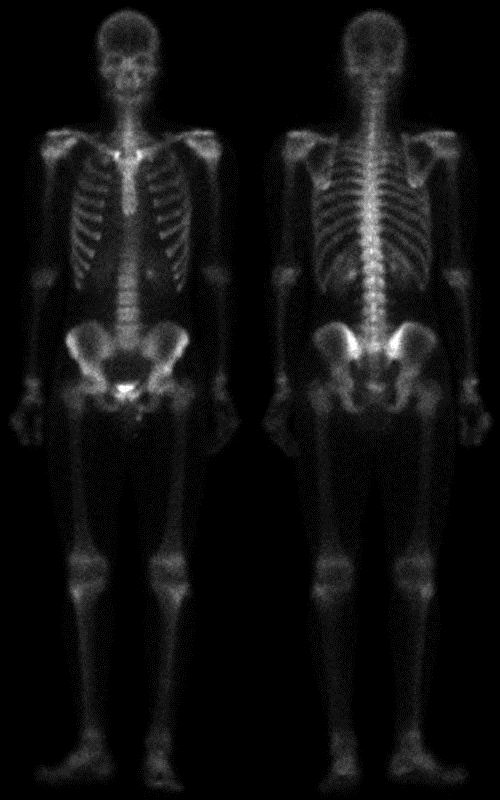
#> input picture Image_Processing/HW02/HW2_test_image/skeleton_orig.bmp, 500 x 800 px; its folder holds only this picture in this run
$ python main.py
#> lines starting #> are read from the running program, lines starting #| are printed output that depends on the picture; after the words box and inside, x2 and y2 are one past the last pixel; in counts of white or black regions, pixels touching at a corner belong together
### Image_Processing/HW02/frequency_image_enhancement.py
import math
import numpy as np


# [120 lines of commented-out code are left out]


def dft2d(a: np.ndarray, s=None, axes=(-2, -1), norm=None) -> np.ndarray:
    return np.fft.fft2(a, s=s, axes=axes, norm=norm)


def idft2d(a: np.ndarray, s=None, axes=(-2, -1), norm=None) -> np.ndarray:
    return np.fft.ifft2(a, s=s, axes=axes, norm=norm)


def fftshift(x: np.ndarray, axes: int | tuple = None) -> np.ndarray:
    # np.fft.fftshift(x, axes=axes)
    dim = x.ndim
    is_tuple = True if type(axes) == tuple else False
    result = x.copy()
    for i in range(dim):
        if axes is not None:
            if is_tuple:
                if i not in axes:
                    continue
            else:
                if i != axes:
                    continue
        center = math.ceil(x.shape[i] / 2)
        tail = result.take(np.arange(center, x.shape[i]), axis=i)
        front = result.take(np.arange(0, center), axis=i)
        result = np.concatenate((tail, front), axis=i)
    return result


def ifftshift(x: np.ndarray, axes: int | tuple = None) -> np.ndarray:
    # np.fft.ifftshift(x, axes=axes)
    dim = x.ndim
    is_tuple = True if type(axes) == tuple else False
    result = x.copy()
    for i in range(dim):
        if axes is not None:
            if is_tuple:
                if i not in axes:
                    continue
            else:
                if i != axes:
                    continue
        center = math.floor(x.shape[i] / 2)
        tail = result.take(np.arange(center, x.shape[i]), axis=i)
        front = result.take(np.arange(0, center), axis=i)
        result = np.concatenate((tail, front), axis=i)
    return result


def calspec(img_freq: np.ndarray) -> np.ndarray:
    # Calculate Magnitude Spectrum
    spectrum = np.abs(img_freq)
    spectrum = np.log(spectrum + 1)  # To prevent log(0) = -NaN
    spectrum = spectrum / spectrum.max()  # Normalize to [0, 1]
    spectrum = 255 * spectrum  # Transfer back to [0, 255]
    spectrum = spectrum.astype(np.uint8)
    return spectrum

### Image_Processing/HW02/main.py
import math

import cv2
import frequency_image_enhancement as fie
import glob
import numpy as np
import os
import shutil
import spatial_image_enhancement as sie
import sys
from bcolors import Bcolors

# ----- hyper parameters ------
is_show = True
# For Ideal Low Pass Filter and Ideal High Pass Filter
# This value determine the ratio of min(height / 2, width / 2)
# This value must not greater than 1
radius_ratio = 0.8
# The value "A" for high-boost filter.
# This value must greater than 1
high_boost_A = 3
src_folder = "./HW2_test_image/"
save_folder = "./Img/"
# ----- hyper parameters ------

rewrite = False
img_list = glob.glob(f"{src_folder}*")

if os.path.isdir(save_folder):
    yn = input(f"{Bcolors.WARNING}The saving folder {save_folder} exists, do you want to remove it? [y/N]: {Bcolors.ENDC}")
    if yn == "Y" or yn == "y":
        print(f"{Bcolors.FAIL}The folder {save_folder} will be removed and rebuild.{Bcolors.ENDC}")
        shutil.rmtree(save_folder)
        os.mkdir(save_folder)
        rewrite = True
    else:
        print(f"The images inside the folder {save_folder} will {Bcolors.WARNING}remain the same.{Bcolors.ENDC}")
else:
    rewrite = True
    os.mkdir(save_folder)

for i in img_list:
    path = os.path.abspath(i)
    filename = os.path.basename(path)
    print(f"\n----- Reading file: {filename} -----", file=sys.stderr)
    filename = os.path.splitext(filename)[0]

    img = cv2.imread(i, cv2.IMREAD_GRAYSCALE)  # numpy.ndarray
#> img is the input picture: shape (800, 500); min 0, max 255, mean 16.9
    img_double = img.astype(np.double)
    # Image size
    M = img.shape[0]
#> M = 800
    N = img.shape[1]
#> N = 500

    # DFT
    img_dft = fie.dft2d(img_double)
    img_dft_shift = fie.fftshift(img_dft)
    img_magnitude_spectrum = fie.calspec(img_dft_shift)
    if rewrite:
        cv2.imwrite(f"{save_folder}{filename}.bmp", img)
        cv2.imwrite(f"{save_folder}{filename}_magnitude_spectrum.bmp", img_magnitude_spectrum)

    # ----- Laplacian Operator -----
    print(f"{Bcolors.OKBLUE}Laplacian Operator{Bcolors.ENDC}", file=sys.stderr)
    laplacian = np.zeros(img.shape)
    for u in range(M):
        for v in range(N):
            # laplacian[u][v] = -4 * (np.pi ** 2) * ((u - M // 2) ** 2 + (v - N // 2) ** 2)
            laplacian[u][v] = -1 * ((u - M // 2) ** 2 + (v - N // 2) ** 2)
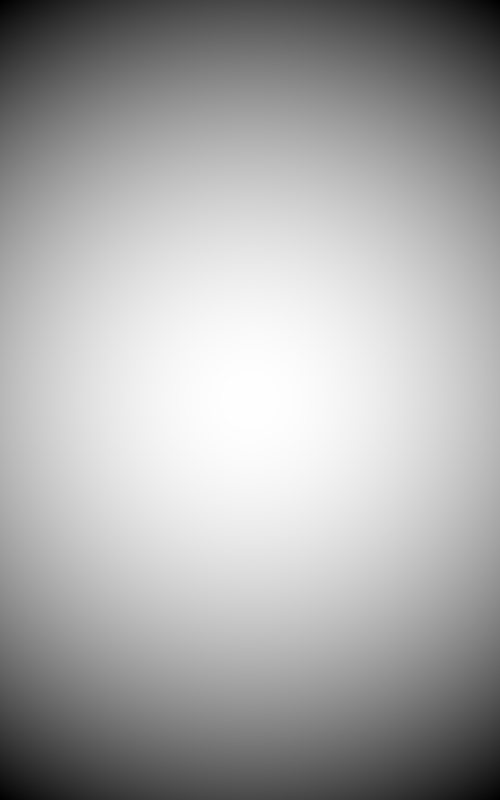
#> laplacian: shape (800, 500) float64; min -222500, max 0, mean -74167; drawn with min black and max white

    # Apply Laplacian Operator
    lap_freq_result = img_dft_shift * laplacian
    lap_result_magnitude_spectrum = fie.calspec(lap_freq_result)

    # inv DFT
    lap_result = fie.ifftshift(lap_freq_result)
    lap_result = fie.idft2d(lap_result)
    lap_result = np.abs(lap_result)
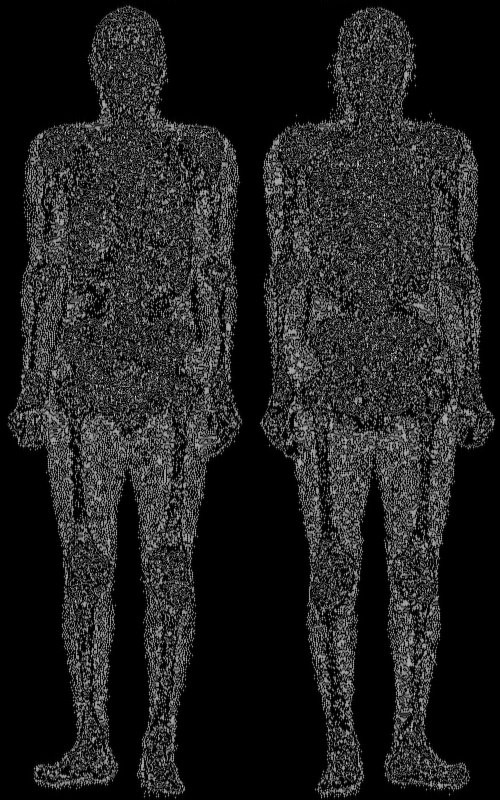
#> lap_result: shape (800, 500) float64; min 2.48e-11, max 2557901.7, mean 333577; drawn with min black and max white
    lap_result = lap_result / lap_result.max()  # Normalize to [0, 1]
    lap_result = lap_result * 255  # Transfer back to [0, 255]
    lap_result = lap_result.astype(np.uint8)

    if is_show:
        cv2.imshow("Input Image", img)
        cv2.imshow("Magnitude Spectrum of Input", img_magnitude_spectrum)
        cv2.imshow("Laplacian Operator", lap_result)
        cv2.imshow("Magnitude Spectrum of the Result of Laplacian Operator", lap_result_magnitude_spectrum)
        print(f"{Bcolors.WARNING}Press any key to close the windows, {Bcolors.FAIL}DON'T CLOSE BY YOUR MOUSE{Bcolors.ENDC}", file=sys.stderr)
        cv2.waitKey(0)
        cv2.destroyAllWindows()
    if rewrite:
        cv2.imwrite(f"{save_folder}{filename}_laplacian.bmp", lap_result)
        cv2.imwrite(f"{save_folder}{filename}_laplacian_magnitude_spectrum.bmp", lap_result_magnitude_spectrum)

    # ----- Ideal Low Pass Filter ILPF -----
    print(f"{Bcolors.OKBLUE}Unsharp Mask{Bcolors.ENDC}", file=sys.stderr)
    ilpf = np.zeros(img.shape)
    radius = (M / 2) * radius_ratio if M <= N else (N / 2) * radius_ratio
#> radius = 200
    for u in range(M):
        for v in range(N):
            ilpf[u][v] = 0 if math.dist([u, v], [M / 2, N / 2]) > radius else 1
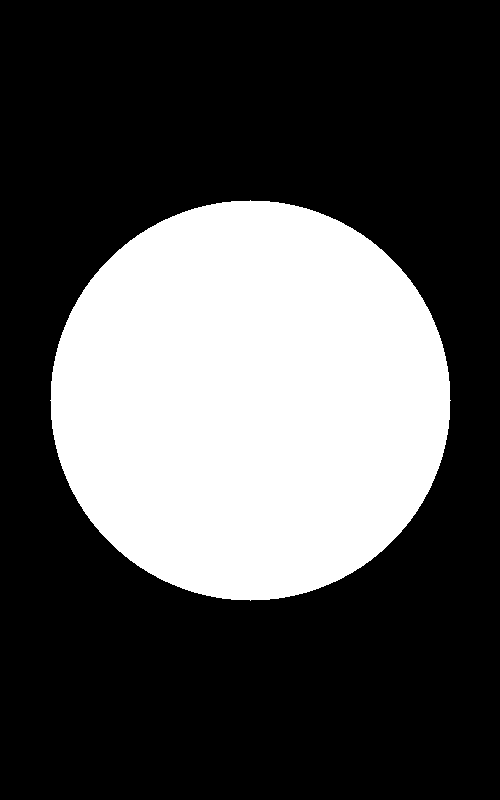
#> ilpf: shape (800, 500) float64; values 0 (black) and 1 (white), 31.4% white; 1 white region, box (x1, y1, x2, y2) and area: (50, 200, 451, 601) 125629

    # Apply ILPF
    lp_freq_result = img_dft_shift * ilpf
    lp_result_magnitude_spectrum = fie.calspec(lp_freq_result)

    # inv DFT
    lp_result = fie.ifftshift(lp_freq_result)
    lp_result = fie.idft2d(lp_result)
    lp_result = np.abs(lp_result)
    lp_result = lp_result / lp_result.max()  # Normalize to [0, 1]
    lp_result = lp_result * 255  # Transfer back to [0, 255]
    lp_result = lp_result.astype(np.uint8)

    # ----- Unsharp Mask -----
    unsharp = 2 * img_double - lp_result
    unsharp = unsharp / unsharp.max()
    unsharp = unsharp * 255
    unsharp = unsharp.astype(np.uint8)
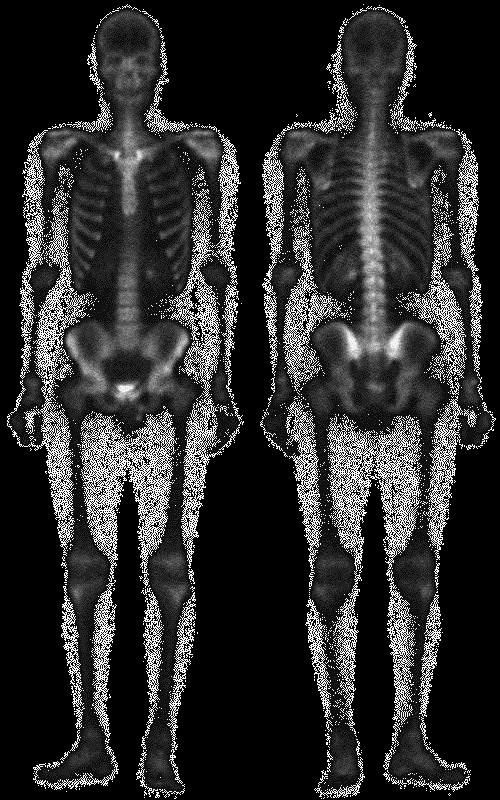
#> unsharp: shape (800, 500); min 0, max 255, mean 47
    unsharp_dft = fie.dft2d(unsharp)
    unsharp_dft_shift = fie.fftshift(unsharp_dft)
    unsharp_magnitude_spectrum = fie.calspec(unsharp_dft_shift)
#> in calspec (call 4), `spectrum = np.log(spectrum + 1)`:
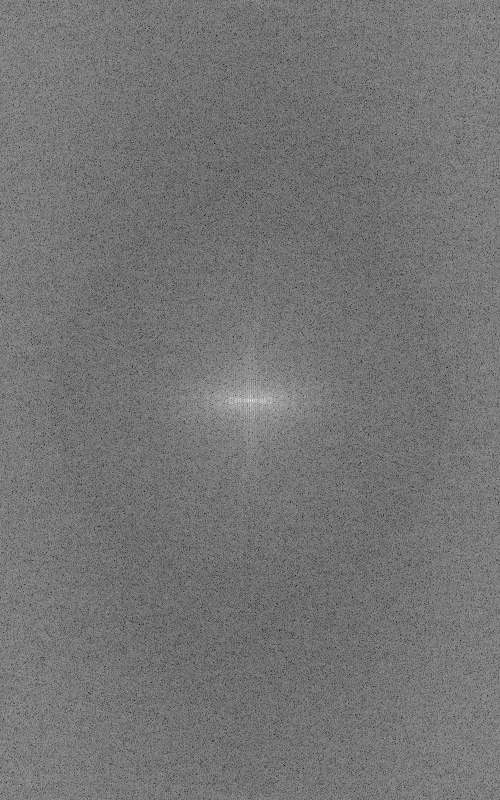
#> spectrum: shape (800, 500) float64; min 4.69, max 16.75, mean 10.23; drawn with min black and max white
#> in calspec (call 4), `spectrum = spectrum / spectrum.max()`:
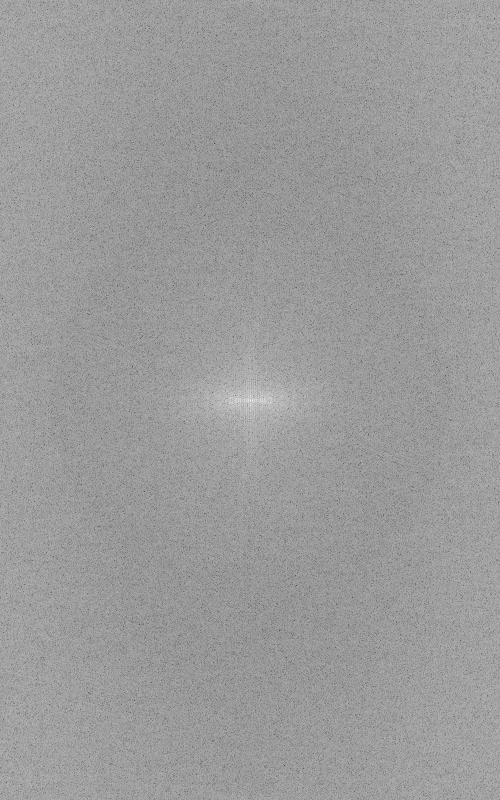
#> spectrum: shape (800, 500) float64; min 0.28, max 1, mean 0.611

    if is_show:
        cv2.imshow("Input Image", img)
        cv2.imshow("Magnitude Spectrum of Input", img_magnitude_spectrum)
        cv2.imshow("Ideal Low Pass Filter", lp_result)
        cv2.imshow("Magnitude Spectrum of the Result of ILPF", lp_result_magnitude_spectrum)
        cv2.imshow("Unsharp Masking", unsharp)
        cv2.imshow("Magnitude Spectrum of the Result of Unsharp Masking", unsharp_magnitude_spectrum)
        print(f"{Bcolors.WARNING}Press any key to close the windows, {Bcolors.FAIL}DON'T CLOSE BY YOUR MOUSE{Bcolors.ENDC}", file=sys.stderr)
        cv2.waitKey(0)
        cv2.destroyAllWindows()
    if rewrite:
        cv2.imwrite(f"{save_folder}{filename}_ILPF_r_{radius_ratio}.bmp", lp_result)
        cv2.imwrite(f"{save_folder}{filename}_ILPF_r_{radius_ratio}_magnitude_spectrum.bmp", lp_result_magnitude_spectrum)
        cv2.imwrite(f"{save_folder}{filename}_unsharp.bmp", unsharp)
        cv2.imwrite(f"{save_folder}{filename}_unsharp_magnitude_spectrum.bmp", unsharp_magnitude_spectrum)

    # ----- Ideal High Pass Filter IHPF -----
    print(f"{Bcolors.OKBLUE}High-Boost Filter{Bcolors.ENDC}", file=sys.stderr)
    ihpf = 1 - ilpf

    # ----- High-Boost Filter -----
    high_boost = (high_boost_A - 1) + ihpf

    # Apply High-Boost Filter
    hb_freq_result = img_dft_shift * high_boost
    hb_result_magnitude_spectrum = fie.calspec(hb_freq_result)
#> in calspec (call 5), `spectrum = spectrum / spectrum.max()`:
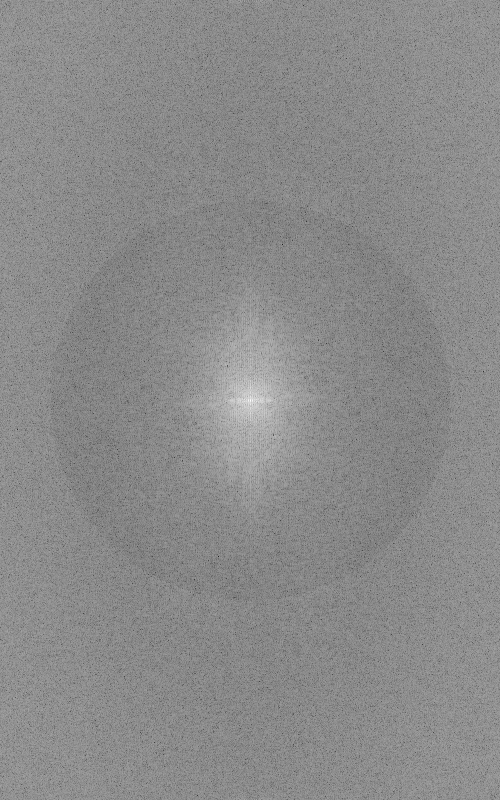
#> spectrum: shape (800, 500) float64; min 0.115, max 1, mean 0.545

    # inv DFT
    hb_result = fie.ifftshift(hb_freq_result)
    hb_result = fie.idft2d(hb_result)
    hb_result = np.abs(hb_result)
    hb_result = hb_result / hb_result.max()  # Normalize to [0, 1]
    hb_result = hb_result * 255  # Transfer back to [0, 255]
    hb_result = hb_result.astype(np.uint8)

    if is_show:
        cv2.imshow("Input Image", img)
        cv2.imshow("Magnitude Spectrum of Input", img_magnitude_spectrum)
        cv2.imshow("High-Boost Filter", hb_result)
        cv2.imshow("Magnitude Spectrum of the Result of High-Boost Filter", hb_result_magnitude_spectrum)
        print(f"{Bcolors.WARNING}Press any key to close the windows, {Bcolors.FAIL}DON'T CLOSE BY YOUR MOUSE{Bcolors.ENDC}", file=sys.stderr)
        cv2.waitKey(0)
        cv2.destroyAllWindows()
    if rewrite:
        cv2.imwrite(f"{save_folder}{filename}_High_Boost_A_{high_boost_A}.bmp", hb_result)
        cv2.imwrite(f"{save_folder}{filename}_High_Boost_A_{high_boost_A}_magnitude_spectrum.bmp", hb_result_magnitude_spectrum)
